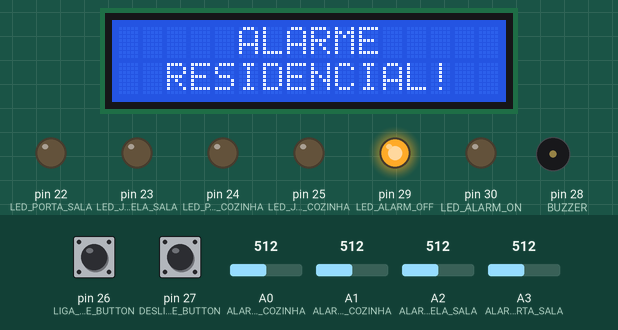
This program was run on a simulated Arduino Mega 2560, built with avr-gcc and run on an emulated ATmega2560. Shown: 16×2 character LCD, output pins drawn as LEDs (lit = HIGH), buzzer (waves = sounding). Inputs (shaded band) come from the test bench; at power-on: pin 26 (LIGA_ALARME_BUTTON) HIGH, A0 (ALARME_PORTA_COZINHA) = 512, A1 (ALARME_JANELA_COZINHA) = 512, A2 (ALARME_JANELA_SALA) = 512, pin 27 (DESLIGA_ALARME_BUTTON) HIGH, A3 (ALARME_PORTA_SALA) = 512.

Above: at 1.2 s.
1.3 s: pin 26 (LIGA_ALARME_BUTTON) pulled LOW for 0.15 s
At 1.7 s:
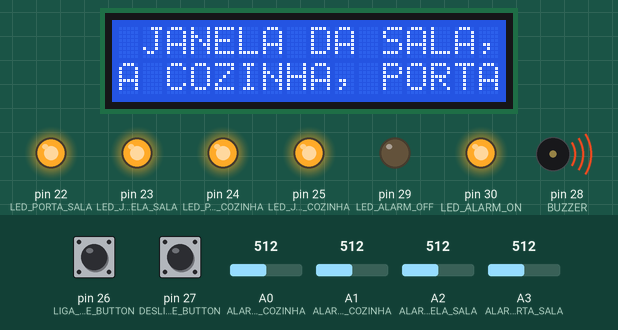
4.3 s: A0 (ALARME_PORTA_COZINHA) set to 53
5.8 s: A0 (ALARME_PORTA_COZINHA) set to 48
At 6.2 s:
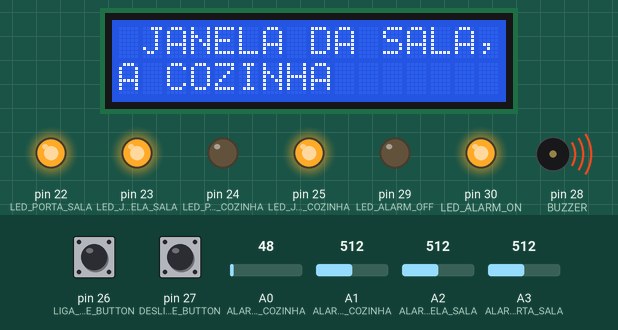
8.8 s: A1 (ALARME_JANELA_COZINHA) set to 53
10.3 s: A1 (ALARME_JANELA_COZINHA) set to 47
At 10.7 s:
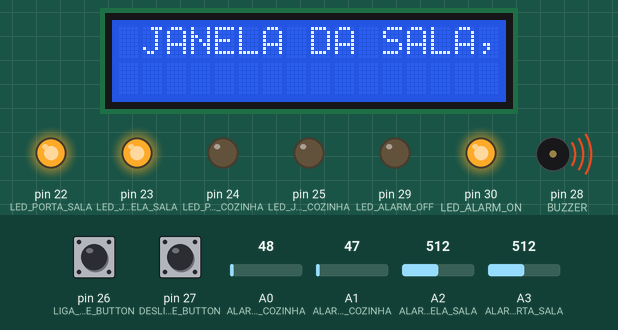
13.3 s: A2 (ALARME_JANELA_SALA) set to 30
At 13.7 s:
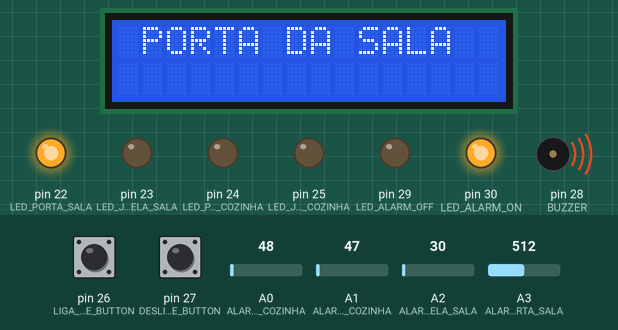
Timing chart, 0 to 16.8 s (numbered marks = the images above; inputs shaded):
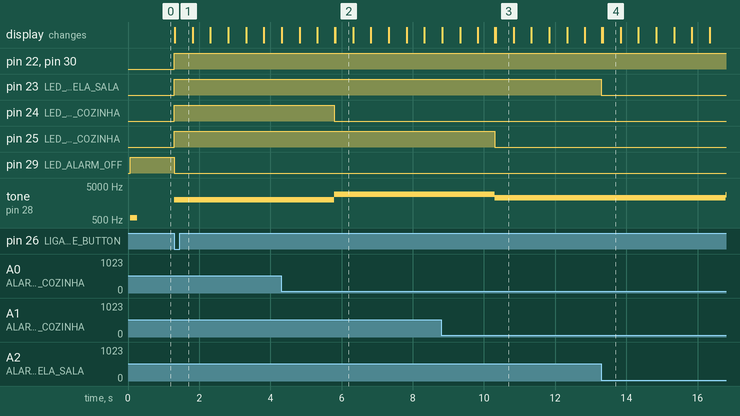

Measured:
- the behaviour switches between 51 and 50 on A1 (ALARME_JANELA_COZINHA) (found by bisection; images 2 and 3)
- after the input at 1.3 s, pin 22 (LED_PORTA_SALA), pin 23 (LED_JANELA_SALA), pin 24 (LED_PORTA_COZINHA), pin 25 (LED_JANELA_COZINHA), pin 30 (LED_ALARM_ON): LOW → HIGH at once; pin 29 (LED_ALARM_OFF): HIGH → LOW at once; tone on pin 28 (BUZZER): silent → 2000 Hz at once; the display: changes at once (image 1)
- after the input at 4.3 s, tone on pin 28 (BUZZER): 2000 Hz → 2891 Hz after 1.5 s
- after the input at 5.8 s, pin 24 (LED_PORTA_COZINHA): HIGH → LOW at once; tone on pin 28 (BUZZER): stays 2891 Hz (without the input it goes to 2766 Hz after 3.0 s); the display: first changes at once (image 2 shows a later state)
- after the input at 10.3 s, pin 25 (LED_JANELA_COZINHA): HIGH → LOW at once; tone on pin 28 (BUZZER): stays 2275 Hz (without the input it goes to 2087 Hz after 3.0 s); the display: first changes at once (image 3 shows a later state)
- after the input at 13.3 s, pin 23 (LED_JANELA_SALA): HIGH → LOW at once; tone on pin 28 (BUZZER): 2275 Hz → 2754 Hz after 3.5 s; the display: first changes at once (image 4 shows a later state)
- what the display in image 2 shows lasts 0.5 s, from 5.8 s to 6.3 s

The program:

main.cpp
```cpp
#include <Arduino.h>
#include <LiquidCrystal.h>
#include <is_access_opened.hpp>

#define ALARME_PORTA_SALA A3
#define ALARME_JANELA_SALA A2
#define ALARME_PORTA_COZINHA A0
#define ALARME_JANELA_COZINHA A1
#define DESLIGA_ALARME_BUTTON 27
#define LIGA_ALARME_BUTTON 26
#define BUZZER 28
#define LED_PORTA_SALA 22
#define LED_JANELA_SALA 23
#define LED_PORTA_COZINHA 24
#define LED_JANELA_COZINHA 25
#define LED_ALARM_ON 30
#define LED_ALARM_OFF 29

LiquidCrystal lcd(2, 3, 4, 5, 6, 7);
unsigned long millisDisplay = millis();
unsigned long millisBuzzer = millis();

void ativarAlarme();
void desativarAlarme();
void dispararBuzzer();
void mostrarMensagemNoDisplay();
void welcome();

int ligaAlarmeLastState = 1;
int desligaAlarmeLastState = 1;
bool isOn = false;
bool buzzerIsPlaying = false;
String alarmesDisparando = "";
String oldAlarmesDisparando = "";
int i = 0;

void setup()
{
  pinMode(ALARME_JANELA_SALA, INPUT_PULLUP);
  pinMode(ALARME_PORTA_SALA, INPUT_PULLUP);
  pinMode(ALARME_PORTA_COZINHA, INPUT_PULLUP);
  pinMode(ALARME_JANELA_COZINHA, INPUT_PULLUP);
  pinMode(DESLIGA_ALARME_BUTTON, INPUT_PULLUP);
  pinMode(LIGA_ALARME_BUTTON, INPUT_PULLUP);
  lcd.begin(16, 2);
  pinMode(BUZZER, OUTPUT);
  pinMode(LED_PORTA_SALA, OUTPUT);
  pinMode(LED_JANELA_SALA, OUTPUT);
  pinMode(LED_PORTA_COZINHA, OUTPUT);
  pinMode(LED_JANELA_COZINHA, OUTPUT);
  pinMode(LED_ALARM_ON, OUTPUT);
  pinMode(LED_ALARM_OFF, OUTPUT);
  desativarAlarme();
  welcome();
}

void loop()
{
  if (buzzerIsPlaying)
  {
    if (i >= 180)
    {
      i = 0;
    }
    dispararBuzzer();
  }
  int ligaAlarme = digitalRead(LIGA_ALARME_BUTTON);
  if (ligaAlarme == 0 && ligaAlarmeLastState == 1)
  {
    ligaAlarmeLastState = 0;
    if (!isOn)
    {
      ativarAlarme();
      lcd.clear();
      oldAlarmesDisparando = "";
    }
    else
    {
      noTone(BUZZER);
      buzzerIsPlaying = false;
      oldAlarmesDisparando = "";
    }
  }
  else if (ligaAlarme == 1)
  {
    ligaAlarmeLastState = 1;
  }

  int desligaAlarme = digitalRead(DESLIGA_ALARME_BUTTON);
  if (desligaAlarme == 0 && desligaAlarmeLastState == 1)
  {
    desligaAlarmeLastState = 0;
    desativarAlarme();
  }
  else if (desligaAlarme == 1)
  {
    desligaAlarmeLastState = 1;
  }

  bool janelaSala = isAccessOpened(ALARME_JANELA_SALA);
  bool portaSala = isAccessOpened(ALARME_PORTA_SALA);
  bool janelaCozinha = isAccessOpened(ALARME_JANELA_COZINHA);
  bool portaCozinha = isAccessOpened(ALARME_PORTA_COZINHA);

  if (isOn)
  {
    alarmesDisparando = "";
    if (janelaSala)
    {
      // chamar função que liga o alarme da janela da Sala
      if (!buzzerIsPlaying)
      {
        buzzerIsPlaying = true;
        dispararBuzzer();
      }

      digitalWrite(LED_JANELA_SALA, HIGH);
      alarmesDisparando += " JANELA DA SALA,";
    }
    else
    {
      digitalWrite(LED_JANELA_SALA, LOW);
    }

    if (portaSala)
    {
      // chamar função que liga o alarme da porta da sala
      if (!buzzerIsPlaying)
      {
        buzzerIsPlaying = true;
        dispararBuzzer();
      }

      digitalWrite(LED_PORTA_SALA, HIGH);
      alarmesDisparando += " PORTA DA SALA,";
    }
    else
    {
      digitalWrite(LED_PORTA_SALA, LOW);
    }

    if (janelaCozinha)
    {
      // chamar função que liga o alarme da janela da Cozinha
      if (!buzzerIsPlaying)
      {
        buzzerIsPlaying = true;
        dispararBuzzer();
      }

      digitalWrite(LED_JANELA_COZINHA, HIGH);
      alarmesDisparando += " JANELA DA COZINHA,";
    }
    else
    {
      digitalWrite(LED_JANELA_COZINHA, LOW);
    }

    if (portaCozinha)
    {
      // chamar função que liga o alarme da janela da Cozinha
      if (!buzzerIsPlaying)
      {
        buzzerIsPlaying = true;
        dispararBuzzer();
      }

      digitalWrite(LED_PORTA_COZINHA, HIGH);
      alarmesDisparando += " PORTA DA COZINHA,";
    }
    else
    {
      digitalWrite(LED_PORTA_COZINHA, LOW);
    }
    if (alarmesDisparando != "")
    {
      alarmesDisparando.remove(alarmesDisparando.length() - 1);
    }
    mostrarMensagemNoDisplay();
  }
}

void ativarAlarme()
{
  isOn = true;
  digitalWrite(LED_ALARM_ON, HIGH);
  digitalWrite(LED_ALARM_OFF, LOW);
  digitalWrite(LED_JANELA_COZINHA, LOW);
  digitalWrite(LED_JANELA_SALA, LOW);
  digitalWrite(LED_PORTA_COZINHA, LOW);
  digitalWrite(LED_PORTA_SALA, LOW);
  tone(BUZZER, 450, 200); // LA
}
void desativarAlarme()
{
  isOn = false;
  buzzerIsPlaying = false;
  digitalWrite(LED_ALARM_ON, LOW);
  digitalWrite(LED_ALARM_OFF, HIGH);
  digitalWrite(LED_JANELA_COZINHA, LOW);
  digitalWrite(LED_JANELA_SALA, LOW);
  digitalWrite(LED_PORTA_COZINHA, LOW);
  digitalWrite(LED_PORTA_SALA, LOW);
  tone(BUZZER, 589, 200); // LA
  welcome();
}

void dispararBuzzer()
{
  float seno;
  int frequencia;
  if (buzzerIsPlaying)
  {
    if ((millis() - millisBuzzer) > 2)
    {
      // converte graus para radiando e depois obtém o valor do seno
      seno = (sin(i * 3.1416 / 180));
      // gera uma frequência a partir do valor do seno
      frequencia = 2000 + (int(seno * 1000));
      tone(BUZZER, frequencia);
      millisBuzzer = millis();
    }
    i++;
    if (i > 180)
      i = 0;
  }
}

void mostrarMensagemNoDisplay()
{
  if (alarmesDisparando == "")
  {
    if (oldAlarmesDisparando != "ok")
    {
      // Limpa a tela
      lcd.clear();

      if (buzzerIsPlaying)
      {
        lcd.setCursor(5, 0);
        lcd.print("ALARME");
        lcd.setCursor(3, 1);
        lcd.print("DISPARANDO");
      }
      else
      {
        lcd.setCursor(1, 0);
        lcd.print("ALARME LIGADO!");
        lcd.setCursor(2, 1);
        lcd.print("TUDO FECHADO");
      }

      oldAlarmesDisparando = "ok";
    }
  }
  else
  {
    if (oldAlarmesDisparando != alarmesDisparando)
    {
      oldAlarmesDisparando = alarmesDisparando;

      // Limpa a tela
      lcd.clear();
      lcd.setCursor(1, 0);
      lcd.print(alarmesDisparando);
    }

    // Rolagem para a esquerda
    if ((millis() - millisDisplay) > 500)
    {
      lcd.scrollDisplayLeft();
      millisDisplay = millis();
    }
  }
}

void welcome()
{
  // Limpa a tela
  lcd.clear();
  lcd.setCursor(5, 0);
  lcd.print("ALARME");
  lcd.setCursor(2, 1);
  lcd.print("RESIDENCIAL!");
}
```
